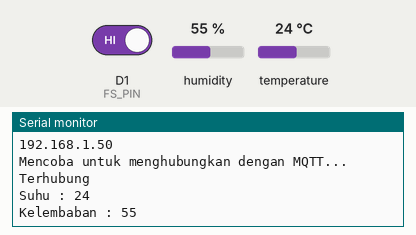
Bench run of a sketch on a simulated ESP8266 (NodeMCU). Parts: the last lines printed to the serial monitor. The inputs (shaded band) are chosen by the test bench; at power-on: humidity 55 %, D1 (FS_PIN) HIGH, temperature 24 °C. WiFi joins after 1.5 s; servers stay silent unless stated; random numbers use the default seed unless the sketch sets one; no MQTT or app messages arrive unless stated.

Above: at 2.7 s.
2.8 s: humidity set to 22 %
At 5.1 s:
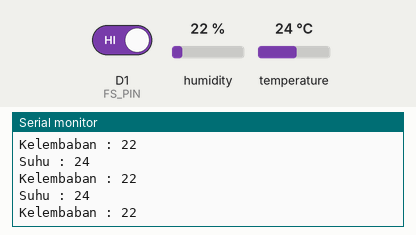
5.2 s: D1 (FS_PIN) driven LOW
6.7 s: temperature set to 12 °C
At 7.4 s:
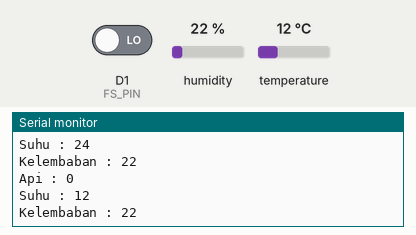
8.2 s: humidity set to 40 %
At 8.21 s:
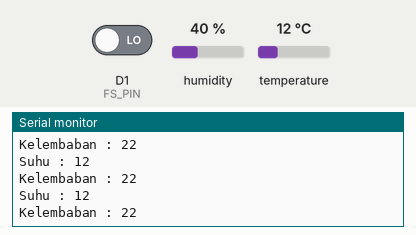
Timing chart, 0 to 10.7 s (numbered marks = the images above; inputs shaded):
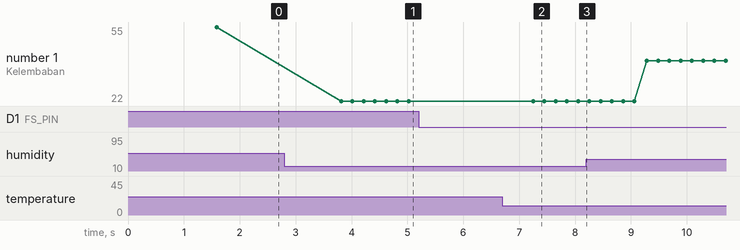

The sketch:

PublisherPA.ino
```cpp
#include <ESP8266WiFi.h>
#include <PubSubClient.h>
#include <DHT.h>

// Mengatur SSID dan Password Jaringan yang di pakai
const char* ssid = "Universitas Mulawarman";
const char* password = "";

// server Mqtt broker
const char* mqtt_server = "broker.hivemq.com";


#define FS_PIN D1 // Sensor Api
#define DHTPIN D4 // Sensor Suhu
#define DHTTYPE DHT11 //Mengatur TYPE DHT (Karena ada 2 jenis yaitu DHT11 & DHT22)
#define TIMEDHT 1000

unsigned long timerDHT = 0;

DHT dht(DHTPIN, DHTTYPE);

WiFiClient espClient;
PubSubClient client(espClient);
unsigned long lastMsg = 0;
#define MSG_BUFFER_SIZE  (50)
char msg[MSG_BUFFER_SIZE];
int FS = 0;
int FSold = 0;
int value = 0;
float h;
float t;

// Fungsi koneksi wifi
void setup_wifi() {
  delay(10);
  Serial.println();
  Serial.println("Mencoba Menghubungkan ke ");
  Serial.println(ssid);
  WiFi.mode(WIFI_STA);
  WiFi.begin(ssid, password);

  while (WiFi.status() != WL_CONNECTED) {
    delay(500);
    Serial.println(".");
  }

  randomSeed(micros());

  Serial.println("WiFi Terhubung");
  Serial.println("IP address: ");
  Serial.println(WiFi.localIP());
}


// fungsi untuk menghubungkan ke broker
void reconnect() {
  // Loop sampai terkoneksi dengan broker
  while (!client.connected()) {
    Serial.println("Mencoba untuk menghubungkan dengan MQTT...");
    // membuat random client ID
    String clientId = "ESP8266Client- ";
    clientId += String(random(0xffff), HEX);
    // mencoba untuk connect
    if (client.connect(clientId.c_str())) {
      Serial.println("Terhubung");
      client.subscribe("iotunmulunik");
    } else {
      Serial.println("Gagal Terhubung");
      Serial.println("Mencoba dalam 5 detik");
      delay(5000);
    }
  }
}

void setup() {
  pinMode(FS_PIN,INPUT); // inisialisasi Sensor Api sebagai input
  Serial.begin(115200);
  dht.begin(); // memulai dht
  setup_wifi();
  client.setServer(mqtt_server, 1883);
}

void loop() {
  if (!client.connected()) { // jika tidak terkoneksi dengan MQTT maka akan melakukan fungsi reconnect
    reconnect();
  }
  client.loop();

   if ((millis() - timerDHT) > TIMEDHT) { // jika detik di kurangi timer lebih dari TIMEDHT
    // Update pada timer menggunakan millis
    timerDHT = millis();
    // Membaca kelembapan
    h = dht.readHumidity();
    // Membaca Suhu
    t = dht.readTemperature();

    float f = dht.readTemperature(false);

    // mengecek dht jika gagal dalam membaca suhu dan kelembapan
    if (isnan(h) || isnan(t) || isnan(f)) {
      Serial.println(F("DHT sensor gagal membaca!"));
      return;
    }

  }

  // membuat nilai inputan DHT menjadi integer pada kelembapan dan Suhu
  int hum = (int)h;
  int temp = (int)t;

  Serial.print("Suhu : ");
  Serial.println(temp);
  Serial.print("Kelembaban : ");
  Serial.println(hum);

  delay(200);
  snprintf (msg, MSG_BUFFER_SIZE, "%s", itoa(temp,msg,10));
  client.publish("iot_unmul/iot_a_4/Suhu", msg); // publish data Suhu
  snprintf (msg, MSG_BUFFER_SIZE, "%s", itoa(hum,msg,10));
  client.publish("iot_unmul/iot_a_4/Kelembapan", msg); // publish data Kelembapan

  int FS = digitalRead(FS_PIN); // membaca sensor Api
  // jika nilai sensor api masih sama maka tidak akan ada publish
  if (FS == FSold){
    FS = FSold;
  } else {
    FSold = FS;
    delay(2000);
    snprintf (msg, MSG_BUFFER_SIZE, "%s", itoa(FS,msg,10));
    Serial.print("Api : ");
    Serial.println(FS);
    client.publish("iot_unmul/iot_a_4/Api", msg); } // publish data Api
}
```

Measured:
- after the input at 2.8 s, the serial monitor: prints a new line after 1.0 s (image 1)
- after the input at 6.7 s, the serial monitor: prints a new line after 0.55 s (image 2)
- plotted number 1: 55 → 22 after the input at 2.8 s, 22 → 40 after the input at 8.2 s
